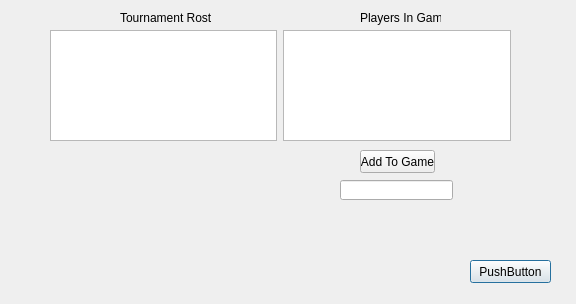
<?xml version="1.0" encoding="UTF-8"?>
<ui version="4.0">
 <class>gameWindow</class>
 <widget class="QDialog" name="gameWindow">
  <property name="geometry">
   <rect>
    <x>0</x>
    <y>0</y>
    <width>576</width>
    <height>304</height>
   </rect>
  </property>
  <property name="windowTitle">
   <string>Dialog</string>
  </property>
  <widget class="QPushButton" name="pushButton">
   <property name="geometry">
    <rect>
     <x>470</x>
     <y>260</y>
     <width>81</width>
     <height>23</height>
    </rect>
   </property>
   <property name="text">
    <string>PushButton</string>
   </property>
  </widget>
  <widget class="QLineEdit" name="lineEdit">
   <property name="geometry">
    <rect>
     <x>340</x>
     <y>180</y>
     <width>113</width>
     <height>20</height>
    </rect>
   </property>
  </widget>
  <widget class="QWidget" name="horizontalLayoutWidget">
   <property name="geometry">
    <rect>
     <x>50</x>
     <y>30</y>
     <width>461</width>
     <height>111</height>
    </rect>
   </property>
   <layout class="QHBoxLayout" name="horizontalLayout">
    <item>
     <widget class="QListWidget" name="listWidget"/>
    </item>
    <item>
     <widget class="QTextEdit" name="textEdit_2"/>
    </item>
   </layout>
  </widget>
  <widget class="QLabel" name="label">
   <property name="geometry">
    <rect>
     <x>120</x>
     <y>10</y>
     <width>91</width>
     <height>16</height>
    </rect>
   </property>
   <property name="text">
    <string>Tournament Roster</string>
   </property>
  </widget>
  <widget class="QLabel" name="label_2">
   <property name="geometry">
    <rect>
     <x>360</x>
     <y>10</y>
     <width>81</width>
     <height>16</height>
    </rect>
   </property>
   <property name="text">
    <string>Players In Game</string>
   </property>
  </widget>
  <widget class="QPushButton" name="addToGameButton">
   <property name="geometry">
    <rect>
     <x>360</x>
     <y>150</y>
     <width>75</width>
     <height>23</height>
    </rect>
   </property>
   <property name="text">
    <string>Add To Game</string>
   </property>
  </widget>
 </widget>
 <resources/>
 <connections/>
</ui>
